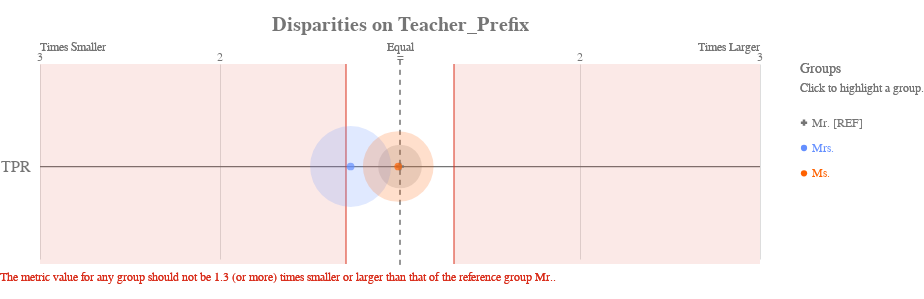

The cell this chart's notebook holds for it:
### Markdown cell above
The `disparity` plot shows disparities for each group on the selected metric relative to the reference group:

### Code cell
ap.disparity(bdf, metrics, attribute, fairness_threshold = disparity_tolerance)

### Figure 1 — Vega-Lite specification as saved in the notebook (floating-point values rounded to 4 significant figures)
{"config": {"view": {"continuousWidth": 400, "continuousHeight": 300, "strokeWidth": 0}, "axisLeft": {"labelColor": "rgb(117,117,117)", "labelFont": "Arial", "labelFontSize": 16}, "title": {"align": "center", "baseline": "middle", "color": "rgb(117,117,117)", "font": "Arial", "fontSize": 20, "fontWeight": "bold"}}, "layer": [{"data": {"name": "data-1f2af75cfead9a3854ee453922b4eaab"}, "mark": {"type": "rule", "stroke": "rgb(117,117,117)", "strokeWidth": 1.25, "tooltip": ""}, "encoding": {"x": {"type": "quantitative", "field": "x", "scale": {"domain": [-2, 2], "range": [40.0, 760.0]}}, "x2": {"field": "x2"}, "y": {"type": "nominal", "axis": {"domain": false, "labelAngle": 0, "labelPadding": -30, "orient": "left", "ticks": false, "title": ""}, "field": "metric", "scale": {"domain": ["TPR"], "range": [30, 225.0]}}}}, {"data": {"name": "data-79dd248bdaa0ea02c535240e8ad022c8"}, "mark": {"type": "rule", "stroke": "rgb(117,117,117)", "strokeDash": [5, 5], "strokeWidth": 1}, "encoding": {"tooltip": {"value": "Mr. [REF]"}, "x": {"value": 400.0}, "y": {"value": 20.83}, "y2": {"value": 229.2}}}, {"data": {"name": "data-c233327f4cd9b4c2df31bf8015c83e4a"}, "mark": {"type": "text", "align": "center", "color": "rgb(117,117,117)", "font": "Arial", "fontSize": 12, "fontWeight": "normal", "tooltip": ""}, "encoding": {"text": {"type": "nominal", "field": "label"}, "x": {"type": "quantitative", "field": "value", "scale": {"domain": [-2, 2], "range": [40.0, 760.0]}}, "y": {"value": 17.5}}}, {"layer": [{"mark": {"type": "text", "align": "left", "fill": "rgb(117,117,117)", "font": "Arial", "fontSize": 12, "fontWeight": "normal", "tooltip": ""}, "encoding": {"text": {"value": "Times Smaller"}, "x": {"value": 40.0}, "y": {"value": 7.5}}}, {"mark": {"type": "text", "align": "right", "fill": "rgb(117,117,117)", "font": "Arial", "fontSize": 12, "fontWeight": "normal", "tooltip": ""}, "encoding": {"text": {"value": "Times Larger"}, "x": {"value": 760.0}, "y": {"value": 7.5}}}, {"mark": {"type": "text", "align": "center", "fill": "rgb(117,117,117)", "font": "Arial", "fontSize": 12, "fontWeight": "normal", "tooltip": ""}, "encoding": {"text": {"value": "Equal"}, "x": {"value": 400.0}, "y": {"value": 7.5}}}], "data": {"name": "data-79dd248bdaa0ea02c535240e8ad022c8"}}, {"layer": [{"mark": {"type": "rule", "opacity": 0.8, "stroke": "rgb(217, 46, 28)", "strokeWidth": 1.25, "tooltip": ""}, "encoding": {"x": {"type": "quantitative", "field": "min", "scale": {"domain": [-2, 2], "range": [40.0, 760.0]}}, "y": {"value": 25.0}, "y2": {"value": 225.0}}}, {"mark": {"type": "rule", "opacity": 0.8, "stroke": "rgb(217, 46, 28)", "strokeWidth": 1.25, "tooltip": ""}, "encoding": {"x": {"type": "quantitative", "field": "max", "scale": {"domain": [-2, 2], "range": [40.0, 760.0]}}, "y": {"value": 25.0}, "y2": {"value": 225.0}}}, {"layer": [{"mark": {"type": "rect", "fill": "rgb(217, 46, 28)", "opacity": 0.1, "tooltip": ""}, "encoding": {"x": {"type": "quantitative", "field": "min", "scale": {"domain": [-2, 2], "range": [40.0, 760.0]}}, "x2": {"field": "lower_end"}, "y": {"value": 25.0}, "y2": {"value": 225.0}}}, {"mark": {"type": "rect", "fill": "rgb(217, 46, 28)", "opacity": 0.1, "tooltip": ""}, "encoding": {"x": {"type": "quantitative", "field": "max", "scale": {"domain": [-2, 2], "range": [40.0, 760.0]}}, "x2": {"field": "upper_end"}, "y": {"value": 25.0}, "y2": {"value": 225.0}}}]}, {"data": {"name": "data-79dd248bdaa0ea02c535240e8ad022c8"}, "mark": {"type": "text", "align": "left", "baseline": "top", "fill": "rgb(217, 46, 28)", "font": "Arial", "fontSize": 12, "fontWeight": "normal", "tooltip": ""}, "encoding": {"text": {"value": "The metric value for any group should not be 1.3 (or more) times smaller or larger than that of the reference group Mr.."}, "x": {"value": 0}, "y": {"value": 233.3}}}], "data": {"name": "data-68125cfc4fc9557defd07e8d14c561c8"}}, {"layer": [{"mark": "circle"}, {"data": {"name": "data-9790c024b1594b345c7043b07ba7815c"}, "mark": {"type": "circle", "opacity": 0.2}, "encoding": {"color": {"condition": {"type": "nominal", "field": "attribute_value", "legend": null, "scale": {"domain": ["Mr.", "Mrs.", "Ms."], "range": ["rgb(117,117,117)", "rgb(100, 143, 255)", "rgb(254, 97, 0)", "rgb(220, 38, 127)", "rgb(255, 176, 0)", "rgb(120, 94, 240)"]}, "selection": "selector001"}, "value": "rgb(224,224,224)"}, "size": {"type": "quantitative", "field": "group_size", "legend": null, "scale": {"domain": [0, 370.8], "range": [0, 7854.0]}}, "tooltip": [{"type": "nominal", "field": "attribute_value", "title": "Group"}, {"type": "nominal", "field": "tooltip_group_size", "title": "Group Size"}, {"type": "nominal", "field": "tooltip_disparity_explanation_tpr", "title": "Disparity"}, {"type": "quantitative", "field": "tpr", "format": ".2f", "title": "TPR"}], "x": {"type": "quantitative", "axis": {"domain": false, "labels": false, "ticks": false, "title": null, "values": [1, 2, -2, -1]}, "field": "tpr_disparity_scaled", "scale": {"domain": [-2, 2], "range": [40.0, 760.0]}}, "y": {"type": "nominal", "axis": {"domain": false, "grid": false, "labels": false, "ticks": false, "title": " "}, "field": "metric_variable", "scale": {"domain": ["TPR"], "range": [30, 225.0]}}}, "selection": {"selector003": {"type": "multi", "empty": "all", "fields": ["attribute_value"]}}, "transform": [{"calculate": "'TPR'", "as": "metric_variable"}]}, {"layer": [{"mark": "point"}, {"data": {"name": "data-9790c024b1594b345c7043b07ba7815c"}, "mark": {"type": "point", "filled": true, "size": 60}, "encoding": {"color": {"condition": {"type": "nominal", "field": "attribute_value", "legend": null, "scale": {"domain": ["Mr.", "Mrs.", "Ms."], "range": ["rgb(117,117,117)", "rgb(100, 143, 255)", "rgb(254, 97, 0)", "rgb(220, 38, 127)", "rgb(255, 176, 0)", "rgb(120, 94, 240)"]}, "selection": "selector001"}, "value": "rgb(224,224,224)"}, "shape": {"type": "nominal", "field": "attribute_value", "legend": null, "scale": {"domain": ["Mr.", "Mrs.", "Ms."], "range": ["cross", "circle", "circle"]}}, "tooltip": [{"type": "nominal", "field": "attribute_value", "title": "Group"}, {"type": "nominal", "field": "tooltip_group_size", "title": "Group Size"}, {"type": "nominal", "field": "tooltip_disparity_explanation_tpr", "title": "Disparity"}, {"type": "quantitative", "field": "tpr", "format": ".2f", "title": "TPR"}], "x": {"type": "quantitative", "axis": {"domain": false, "labels": false, "ticks": false, "title": null, "values": [1, 2, -2, -1]}, "field": "tpr_disparity_scaled", "scale": {"domain": [-2, 2], "range": [40.0, 760.0]}}, "y": {"type": "nominal", "axis": {"domain": false, "grid": false, "labels": false, "ticks": false, "title": " "}, "field": "metric_variable", "scale": {"domain": ["TPR"], "range": [30, 225.0]}}}, "selection": {"selector002": {"type": "multi", "empty": "all", "fields": ["attribute_value"]}}, "transform": [{"calculate": "'TPR'", "as": "metric_variable"}]}]}]}, {"layer": [{"mark": {"type": "point", "filled": true, "opacity": 1, "size": 39.48}, "encoding": {"color": {"condition": {"type": "nominal", "field": "attribute_value", "legend": null, "scale": {"domain": ["Mr.", "Mrs.", "Ms."], "range": ["rgb(117,117,117)", "rgb(100, 143, 255)", "rgb(254, 97, 0)", "rgb(220, 38, 127)", "rgb(255, 176, 0)", "rgb(120, 94, 240)"]}, "selection": "selector001"}, "value": "rgb(224,224,224)"}, "shape": {"type": "nominal", "field": "attribute_value", "legend": null, "scale": {"domain": ["Mr.", "Mrs.", "Ms."], "range": ["cross", "circle", "circle"]}}, "x": {"value": 804}, "y": {"type": "nominal", "axis": {"domain": false, "grid": false, "labels": false, "ticks": false, "title": " "}, "field": "attribute_value", "scale": {"domain": ["Mr.", "Mrs.", "Ms."], "range": [71, 147]}}}, "selection": {"selector001": {"type": "multi", "empty": "all", "fields": ["attribute_value"]}}}, {"mark": {"type": "text", "align": "left", "baseline": "middle", "font": "Arial", "fontSize": 12, "fontWeight": "normal"}, "encoding": {"color": {"condition": {"type": "nominal", "field": "attribute_value", "legend": null, "scale": {"domain": ["Mr.", "Mrs.", "Ms."], "range": ["rgb(117,117,117)", "rgb(100, 143, 255)", "rgb(254, 97, 0)", "rgb(220, 38, 127)", "rgb(255, 176, 0)", "rgb(120, 94, 240)"]}, "selection": "selector001"}, "value": "rgb(224,224,224)"}, "text": {"type": "nominal", "field": "label"}, "x": {"value": 812}, "y": {"type": "nominal", "axis": {"domain": false, "grid": false, "labels": false, "ticks": false, "title": " "}, "field": "attribute_value", "scale": {"domain": ["Mr.", "Mrs.", "Ms."], "range": [71, 147]}}}, "selection": {"selector004": {"type": "multi", "empty": "all", "fields": ["attribute_value"]}}}, {"data": {"name": "data-79dd248bdaa0ea02c535240e8ad022c8"}, "mark": {"type": "text", "align": "left", "baseline": "middle", "color": "rgb(117,117,117)", "font": "Arial", "fontSize": 12, "fontWeight": "normal"}, "encoding": {"text": {"value": "Click to highlight a group."}, "x": {"value": 800}, "y": {"value": 49}}}, {"data": {"name": "data-79dd248bdaa0ea02c535240e8ad022c8"}, "mark": {"type": "text", "align": "left", "baseline": "middle", "color": "rgb(117,117,117)", "font": "Arial", "fontSize": 14, "fontWeight": "normal"}, "encoding": {"text": {"value": "Groups"}, "x": {"value": 800}, "y": {"value": 30}}}], "data": {"name": "data-7b911a8c604a3d42061675505ae8fce4"}}], "height": 250, "padding": {"top": 15, "bottom": 10}, "resolve": {"scale": {"size": "independent", "y": "independent"}}, "title": "Disparities on Teacher_Prefix", "width": 800, "$schema": "https://vega.github.io/schema/vega-lite/v4.8.1.json", "datasets": {"data-1f2af75cfead9a3854ee453922b4eaab": [{"metric": "TPR", "x": -2, "x2": 2}], "data-79dd248bdaa0ea02c535240e8ad022c8": [{"a": 1, "b": 0}, {"a": 1, "b": 0}], "data-c233327f4cd9b4c2df31bf8015c83e4a": [{"value": 1, "label": 2}, {"value": 2, "label": 3}, {"value": -2, "label": 3}, {"value": -1, "label": 2}, {"value": 0, "label": "="}], "data-68125cfc4fc9557defd07e8d14c561c8": [{"min": -0.3, "max": 0.3, "lower_end": -2, "upper_end": 2}], "data-9790c024b1594b345c7043b07ba7815c": [{"attribute_name": "teacher_prefix", "attribute_value": "Mr.", "group_size": 90, "total_entities": 635, "tpr": 0.1176, "tpr_disparity": 1.0, "tpr_disparity_scaled": 0.0, "tooltip_group_size": "90 (14.17%)", "tooltip_disparity_explanation_tpr": "Reference group"}, {"attribute_name": "teacher_prefix", "attribute_value": "Mrs.", "group_size": 309, "total_entities": 635, "tpr": 0.09231, "tpr_disparity": 0.7846, "tpr_disparity_scaled": -0.2745, "tooltip_group_size": "309 (48.66%)", "tooltip_disparity_explanation_tpr": "1.27 times smaller TPR than the reference group"}, {"attribute_name": "teacher_prefix", "attribute_value": "Ms.", "group_size": 236, "total_entities": 635, "tpr": 0.1165, "tpr_disparity": 0.9903, "tpr_disparity_scaled": -0.009804, "tooltip_group_size": "236 (37.17%)", "tooltip_disparity_explanation_tpr": "1.01 times smaller TPR than the reference group"}], "data-7b911a8c604a3d42061675505ae8fce4": [{"attribute_value": "Mr.", "label": "Mr. [REF]"}, {"attribute_value": "Mrs.", "label": "Mrs."}, {"attribute_value": "Ms.", "label": "Ms."}]}}
